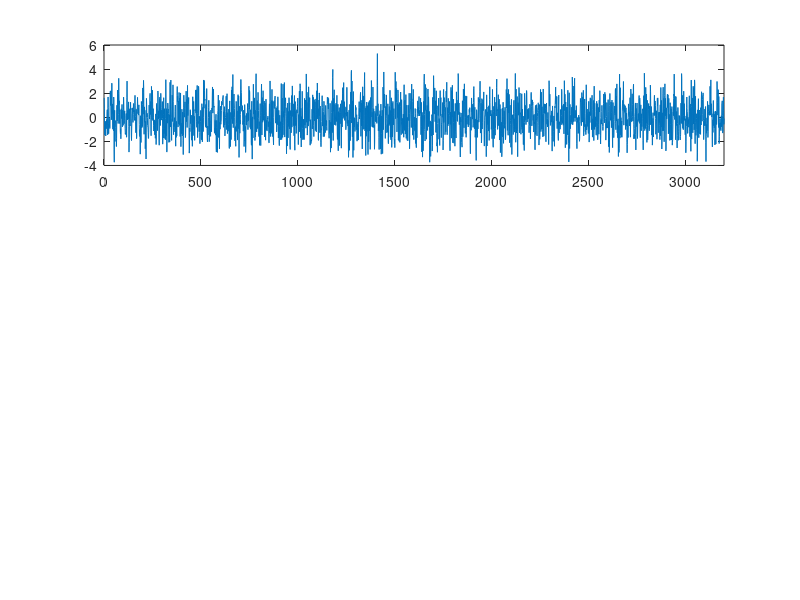

Source code (MATLAB): (Note: this script raises an error after producing the figure.)
clc;
clear all;
close all;
load val.mat;
Fs=128;
L=size(val,2);
x=val((1:32),(1:25*Fs));
for i=1:32
    x(i,:)=x(i,:)/max(abs(x(i,:)));
end
xf=x;
Combined = (sum(xf))/sqrt(32);
nfft=128;
subplot(311)
plot(Combined);
xlim([0 3200])
%%%%%%%music based PSD estimation%%%%%%%%
number_sinosuids=80;
[S,fo] = pmusic(Combined,number_sinosuids,nfft,Fs);
S=S/max(abs(S));
[pk, lk]=findpeaks(S);
for i=1:length(lk)-1
lk1(i)=(lk(i)+lk(i+1))/2;
end
boundaries=lk1(1:15); %%%considering 15 boundary points, one can vary based on the applications%%%%%
subplot(312)
plot(fo,S);
xlim([0 64])
%%%%%EWT filter bank%%%%%%%
boundaries=(boundaries*(2*pi))/Fs;
ff=fft(Combined);
% We build the corresponding filter bank
mfb=EWT_Meyer_FilterBank(boundaries,length(ff));
Bound=1;
xxx=(linspace(0,1,round(length(mfb{1,1}))))*Fs;
subplot(313)
for i=1:size(mfb)
plot(xxx,mfb{i,1})
hold on
end
xlim([0 64])
ylim([0 2])
title('Multivariate Projection based Music EWT filter bank')

for ch=1:size(x,1)
    all_ch_modes(ch,:,:)=mode_eval_each_channel(x(ch,:),mfb);
end

%%%%individual channel mode evaluation%%%%%%%%%
ch1=x(1,:);
ft=fft(ch1);
for k=1:length(mfb)
    ewt{k}=real(ifft(conj(mfb{k})'.*ft));
     modes(k,:)=ewt{k};    
end
np=15;
for i=1:np
    subplot(3,5,i);
    plot(modes(i,:));
    grid on
end